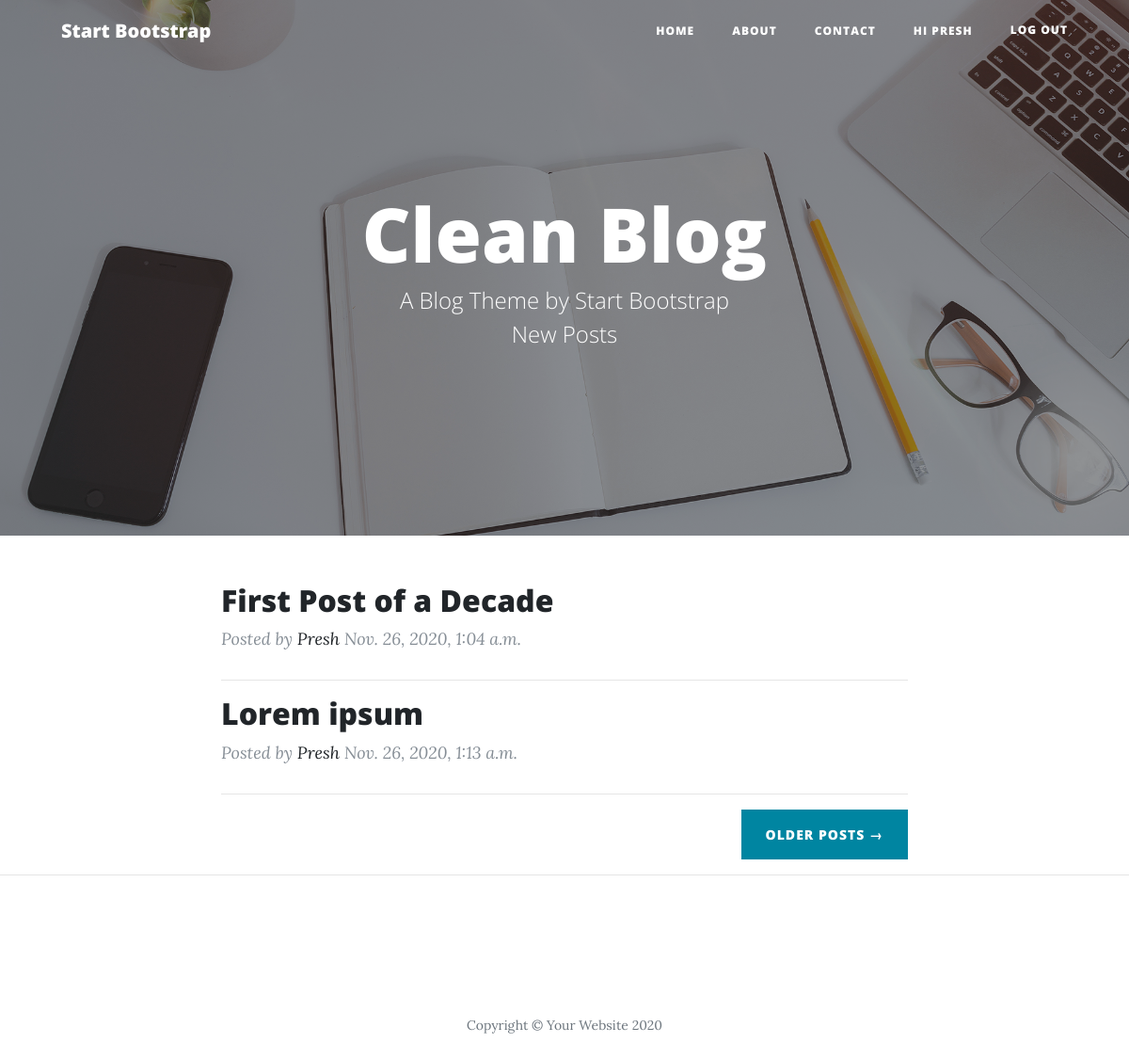
Screenshot of / (signed in) with the database file from the repository.
### blogs/models.py (models this page shows, shortened)
class Post(models.Model):
    title = models.CharField(max_length=200)
    author = models.ForeignKey('auth.User', on_delete=models.CASCADE,) # Allows for many to one relationship
    body = models.TextField()
    date = models.DateTimeField(auto_now_add=True)

### blogs/views.py (the view)
# urls.py: path('', BlogListView.as_view(), name='home'),
class BlogListView(ListView):
    paginate_by = 10
    model = Post
    template_name = 'blogs/index.html'

### blogs/templates/blogs/index.html
{% extends 'blogs/base.html' %}
{% load static %}
{% block content %}
  <header class="masthead" style="background-image: url('{% static 'img/home-bg.jpg' %}')">
    <div class="overlay"></div>
    <div class="container">
      <div class="row">
        <div class="col-lg-8 col-md-10 mx-auto">
          <div class="site-heading">
            <h1>Clean Blog</h1>
            <span class="subheading">A Blog Theme by Start Bootstrap</span>
            <a class="subheading" style="color:white;" href="{% url 'post_new' %}">New Posts</a>
          </div>
        </div>
      </div>
    </div>
  </header>
  <div class="container">
    <div class="row">
      <div class="col-lg-8 col-md-10 mx-auto">
        {% for post in object_list %}
          <div class="post-preview">
            <a href="post.html">
              <h2 class="post-title">
                <a href="{% url 'post_detail' post.pk %}">{{ post.title }}</a>
              </h2>
            </a>
            <p class="post-meta">Posted by
              <a href="#">{{ post.author }}</a>
              {{ post.date }}</p>
          </div>
          <hr>
        {% endfor %}
        <div class="clearfix">
          <a class="btn btn-primary float-right" href="#">Older Posts &rarr;</a>
        </div>
      </div>
    </div>
  </div>
  <hr>
{% endblock content %}

### blogs/templates/blogs/base.html (shortened to what this page needs)
{% load static %}
<!DOCTYPE html>
<html lang="en">
  <head>
    <link href="{% static 'css/bootstrap.min.css' %}" rel="stylesheet">
    <link href="{% static 'css/all.min.css' %}" rel="stylesheet" type="text/css">
    <link href="{% static 'css/clean-blog.min.css' %}" rel="stylesheet">
  </head>
  <body>
  <nav class="navbar navbar-expand-lg navbar-light fixed-top" id="mainNav">
    <div class="container">
      <a class="navbar-brand" href="index.html">Start Bootstrap</a>
      <div class="collapse navbar-collapse" id="navbarResponsive">
        <ul class="navbar-nav ml-auto">
          <li class="nav-item">
            <a class="nav-link" href="{% url 'home' %}">Home</a>
          </li>
          <li class="nav-item">
            <a class="nav-link" href="{% url 'about' %}">About</a>
          </li>
          <li class="nav-item">
            <a class="nav-link" href="{% url 'contact' %}">Contact</a>
          </li>
          <li class="nav-item">
            {% if user.is_authenticated %}
              <a class="nav-link">Hi {{ user.username }}</a>
            {% else %}
              <a class="nav-link" href="{% url 'login' %}">Login</a>
            {% endif %}
          </li>
          <li class="nav-item">
            {% if user.is_authenticated %}
              <a href="{% url 'logout' %}">Log out</a>
            {% endif %}
          </li>
        </ul>
      </div>
    </div>
  </nav>
  {% block content %}
  {% endblock content %}
  <footer>
    <div class="container">
      <div class="row">
        <div class="col-lg-8 col-md-10 mx-auto">
          <ul class="list-inline text-center">
            <li class="list-inline-item">
              <a href="#">
                <span class="fa-stack fa-lg">
                  <i class="fas fa-circle fa-stack-2x"></i>
                  <i class="fab fa-twitter fa-stack-1x fa-inverse"></i>
                </span>
              </a>
            </li>
            <li class="list-inline-item">
              <a href="#">
                <span class="fa-stack fa-lg">
                  <i class="fas fa-circle fa-stack-2x"></i>
                  <i class="fab fa-facebook-f fa-stack-1x fa-inverse"></i>
                </span>
              </a>
            </li>
            <li class="list-inline-item">
              <a href="#">
                <span class="fa-stack fa-lg">
                  <i class="fas fa-circle fa-stack-2x"></i>
                  <i class="fab fa-github fa-stack-1x fa-inverse"></i>
                </span>
              </a>
            </li>
          </ul>
          <p class="copyright text-muted">Copyright &copy; Your Website 2020</p>
        </div>
      </div>
    </div>
  </footer>
  </body>
</html>

### rows the page displays
Post: title "First Post of a Decade", author "Presh", date "Nov. 26, 2020, 1:04 a.m."
Post: title "Lorem ipsum", author "Presh", date "Nov. 26, 2020, 1:13 a.m."

### other values shown
{{ user.username }} "PRESH"
